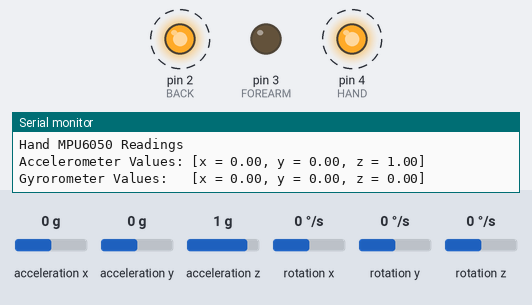
The sketch below on a simulated Arduino Uno, built with avr-gcc and run on an emulated ATmega328P. On the bench: output pins drawn as LEDs (lit = HIGH), the last lines printed to the serial monitor. Wiring (inferred from the names in the program): MPU-6050 motion sensor at I2C address 0x68. Dashed ring = blinking. The test bench sets the inputs (shaded band); at power-on: acceleration x 0 g, acceleration y 0 g, acceleration z 1 g, rotation x 0 °/s, rotation y 0 °/s, rotation z 0 °/s.

Above: at 0.78 s.
1.3 s: acceleration x set to -1.4 g
At 1.47 s:
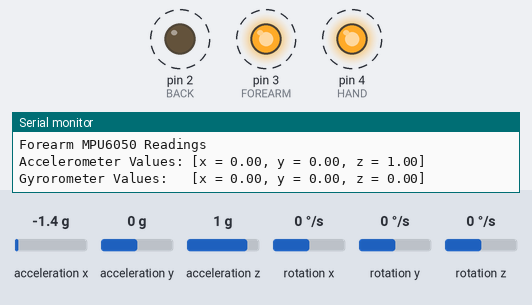
4.3 s: acceleration y set to -1.4 g
7.3 s: acceleration z set to -1.4 g
At 7.43 s:
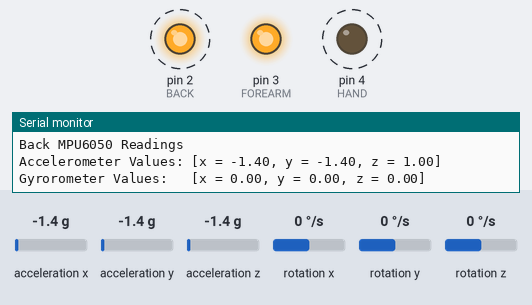
10.3 s: rotation x set to 12 °/s
Timing chart, 0 to 14.3 s (numbered marks = the images above; inputs shaded):
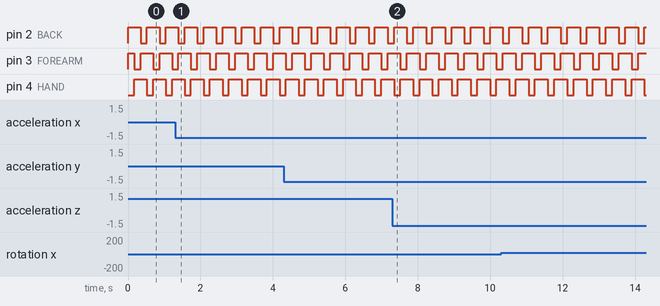

The sketch:

ThreeMPU6050.ino
```cpp
#include <Wire.h>
#define HAND 4    // Sets Digital 4 pin as hand sensor
#define FOREARM 3 // Sets Digital 3 pin as forearm sensor
#define BACK 2    // Sets Digital 2 pin as back sensor

const int MPU = 0x68; // MPU6050 I2C addresses

struct SensorDataStructure {
  float AccX;  // Accelerometer x-axis value for MPU6050
  float AccY;  // Accelerometer y-axis value for MPU6050
  float AccZ;  // Accelerometer z-axis value for MPU6050
  float GyroX; // Gyrometer x-axis value for MPU6050
  float GyroY; // Gyrometer y-axis value for MPU6050
  float GyroZ; // Gyrometer z-axis value for MPU6050
} HandSensorData, ForearmSensorData, BackSensorData, SensorData;

void setup() {
  pinMode(HAND, OUTPUT);        // Sets hand digital pin as output pin
  pinMode(FOREARM, OUTPUT);     // Sets forearm digital pin as output pin
  pinMode(BACK, OUTPUT);        // Sets back digital pin as output pin

  Wire.begin();                 // Initiates I2C communication
  Wire.beginTransmission(MPU);  // Begins communication with the MPU
  Wire.write(0x6B);             // Access the power management register
  Wire.write(0x00);             // Wakes up the MPU
  Wire.endTransmission(true);   // Communication done
  Serial.begin(9600);           // Initialize serial port baud rate to 9600
}

void ReadMPUValues() {
  Wire.beginTransmission(MPU);      // Begins communication with the MPU
  Wire.write(0x3B);                 // Register 0x3B upper 8 bits of x-axis acceleration data
  Wire.endTransmission(false);      // End communication
  Wire.requestFrom(MPU, 14, true);  // Request 14 registers

  SensorData.AccX  = Wire.read() << 8 | Wire.read(); // Reads in raw x-axis acceleration data
  SensorData.AccY  = Wire.read() << 8 | Wire.read(); // Reads in raw y-axis acceleration data
  SensorData.AccZ  = Wire.read() << 8 | Wire.read(); // Reads in raw z-axis acceleration data
  Wire.read(); Wire.read();                          // Reads in raw temperature data
  SensorData.GyroX = Wire.read() << 8 | Wire.read(); // Reads in raw x-axis gyroscope data
  SensorData.GyroY = Wire.read() << 8 | Wire.read(); // Reads in raw y-axis gyroscope data
  SensorData.GyroZ = Wire.read() << 8 | Wire.read(); // Reads in raw z-axis gyroscope data
}

void PrintMPUValues(SensorDataStructure SDS) {
  Serial.print("Accelerometer Values: [x = "); Serial.print(SDS.AccX);
  Serial.print(", y = "); Serial.print( SDS.AccY);
  Serial.print(", z = "); Serial.print(SDS.AccZ); Serial.println("]");
  Serial.print("Gyrorometer Values:   [x = "); Serial.print(SDS.GyroX);
  Serial.print(", y = "); Serial.print(SDS.GyroY);
  Serial.print(", z = "); Serial.print(SDS.GyroZ); Serial.println("]");
  Serial.println();
}

void CallibrateMPUValues() {
  SensorData.AccX = SensorData.AccX/16384.0;
  SensorData.AccY = SensorData.AccY/16384.0;
  SensorData.AccZ = SensorData.AccZ/16384.0;
  SensorData.GyroX = SensorData.GyroX/131.0;
  SensorData.GyroY = SensorData.GyroY/131.0;
  SensorData.GyroZ = SensorData.GyroZ/131.0;
}

void UpdateMPUSensorData() {
  CallibrateMPUValues();
  if (!digitalRead(HAND)) {
    HandSensorData = SensorData;
    Serial.println("Hand MPU6050 Readings");
  } else if (!digitalRead(FOREARM)) {
    ForearmSensorData = SensorData;
    Serial.println("Forearm MPU6050 Readings");
  } else if (!digitalRead(BACK)) {
    BackSensorData = SensorData;
    Serial.println("Back MPU6050 Readings");
  }
}

void DeactivateSensors() {
  digitalWrite(HAND, HIGH);     // Deactivates hand sensor
  digitalWrite(FOREARM, HIGH);  // Deactivates forearm sensor
  digitalWrite(BACK, HIGH);     // Deactivates back sensor
}

void ExecuteSensor(int value, SensorDataStructure sds) {
  DeactivateSensors();
  digitalWrite(value, LOW);  // Activates sensor
  delay(100);
  ReadMPUValues();
  UpdateMPUSensorData();
  PrintMPUValues(sds);
}

void loop() {
  ExecuteSensor(HAND, HandSensorData);
  ExecuteSensor(FOREARM, ForearmSensorData);
  ExecuteSensor(BACK, BackSensorData);
}
```

Measured:
- by itself, pin 2 (BACK), pin 4 (HAND): alternates HIGH for 0.36 s and LOW for 0.18 s
- by itself, pin 3 (FOREARM): alternates HIGH for 0.35 s and LOW for 0.18 s
